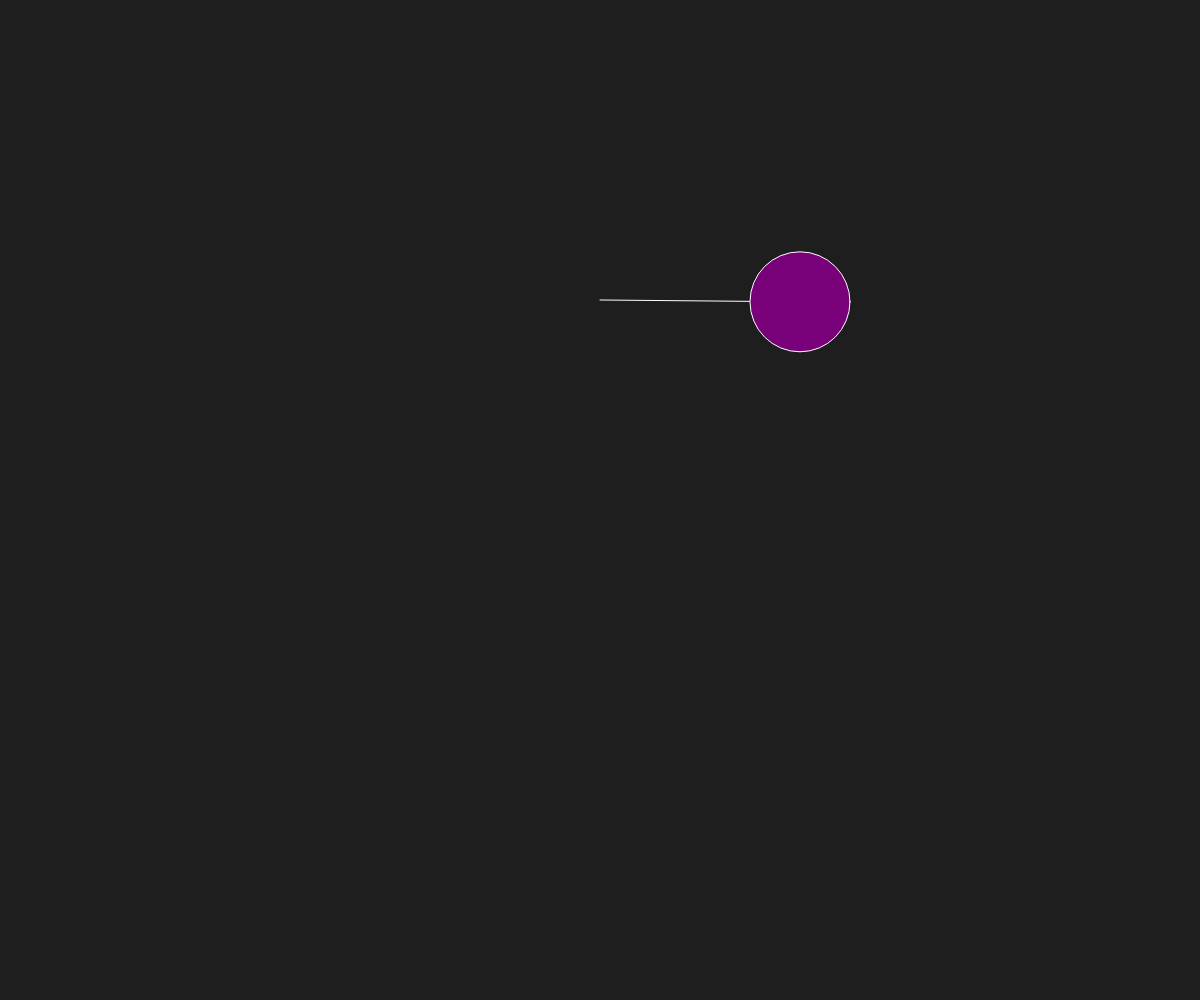
Frame 1 (no input)
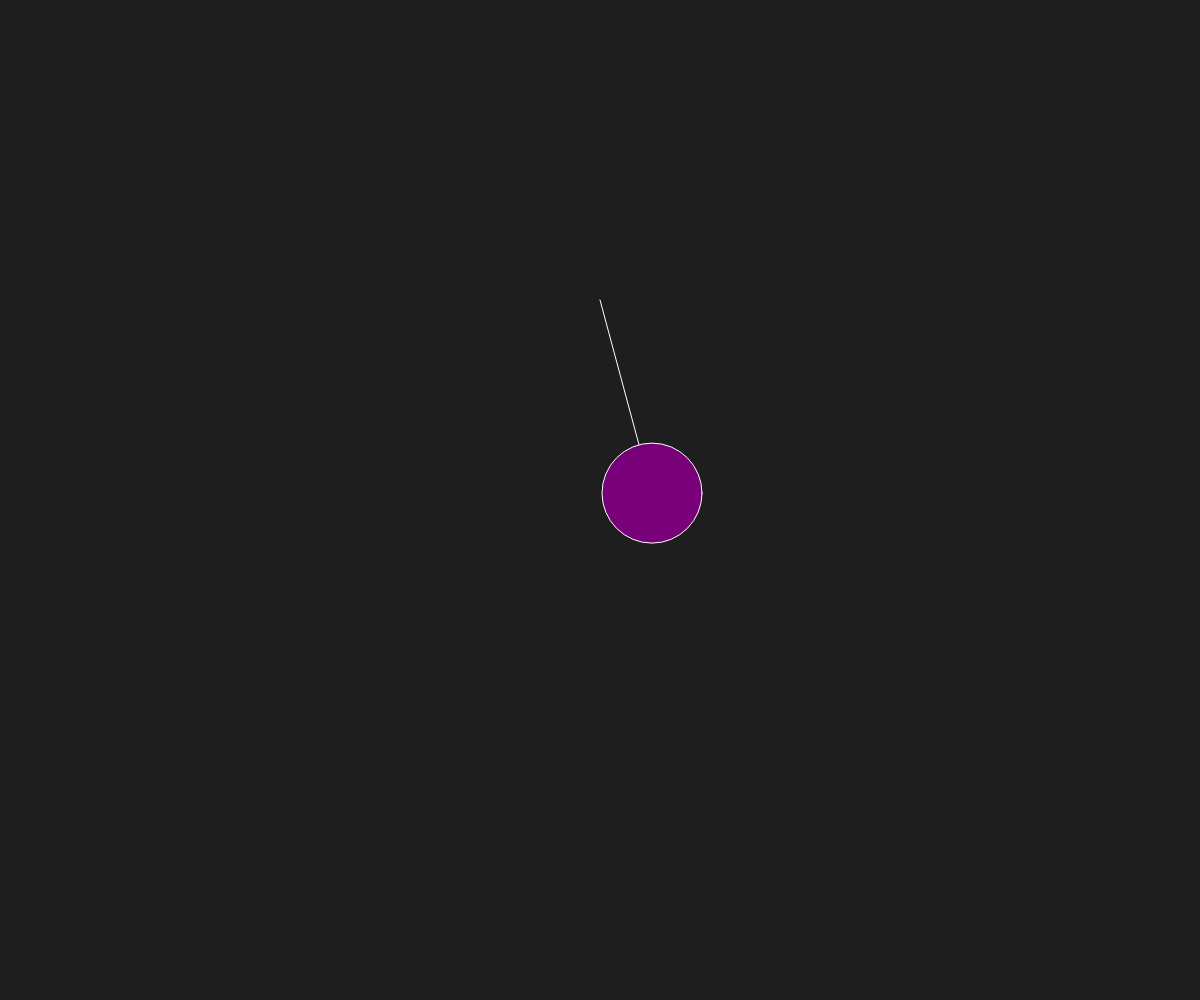
Frame 60 (no input)
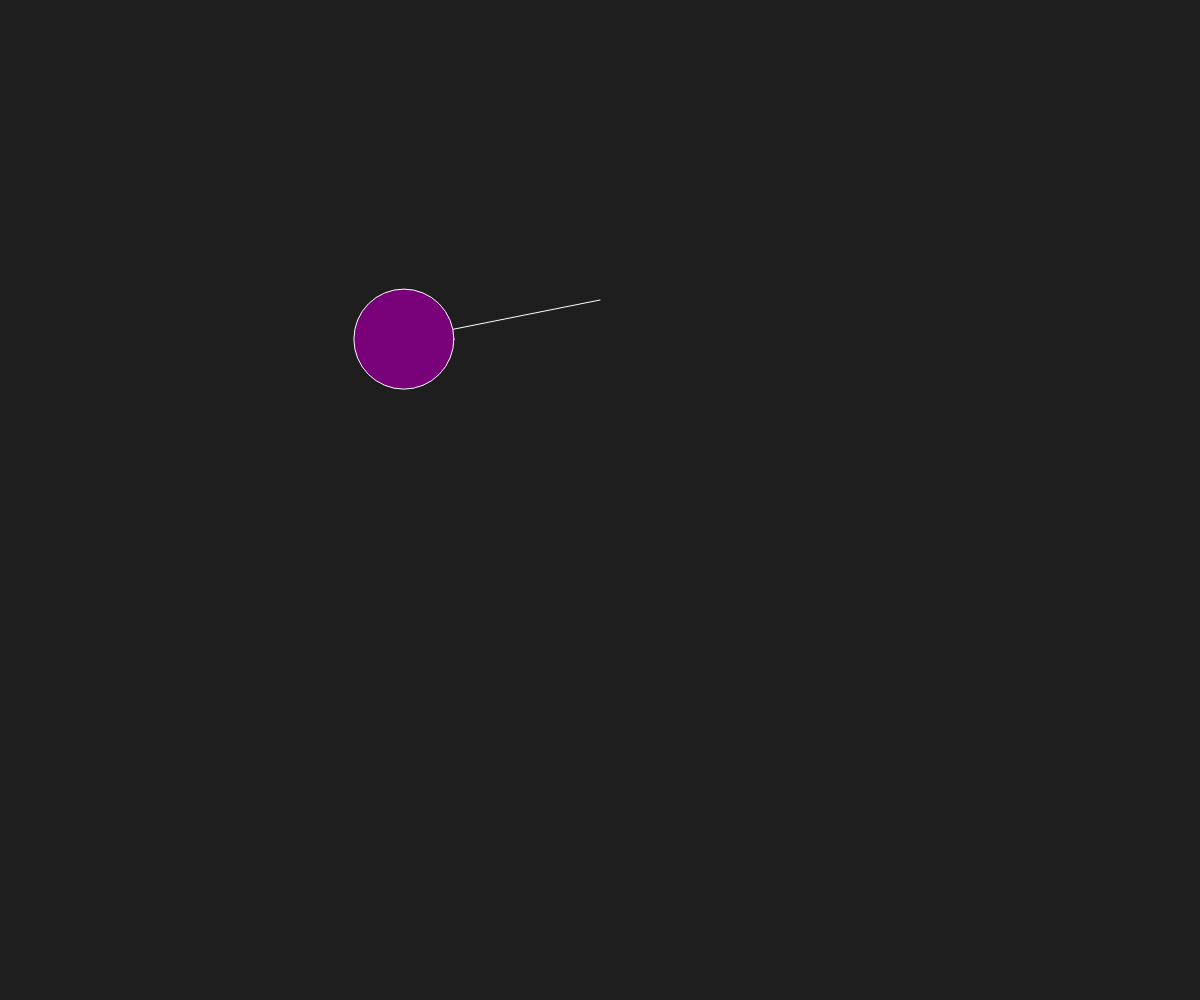
Frame 120 (the mouse pressed at the canvas centre since frame 60)

The p5.js sketch that drew these frames (run headless with seeded random() and noise() and a simulated clock; from frame 60 on, the mouse is pressed at the canvas centre):

// p5.js sketch
// ── sketch.js
const canvasWidth = window.innerWidth
const canvasHeight = window.innerHeight
const waveHeight = 200
let pendulum

function setup() {
  createCanvas(canvasWidth, canvasHeight)
  pendulum = createPendulum()
}

function draw() {
  background(30);
  updatePendulumAngle(pendulum);
  updatePendulumPosition(pendulum);
  drawPendulum(pendulum);
}

const drawLine = (pendulum) => {
    stroke(255)
    line(pendulum.center.x, pendulum.center.y, pendulum.lineStart.x, pendulum.lineStart.y)
}

const drawCircle = (pendulum) => {
  fill(pendulum.color)
  ellipse(pendulum.center.x, pendulum.center.y, pendulum.size)
}

const drawPendulum = (pendulum) => {
    drawLine(pendulum)
    drawCircle(pendulum)
}

const updatePendulumAngle = (pendulum) => {
    pendulum.acceleration = (-1 * pendulum.gravity / pendulum.size) * sin(pendulum.angle)
    pendulum.velocity += pendulum.acceleration
    pendulum.damping -= 0.00001
    pendulum.velocity *= pendulum.damping
    pendulum.angle += pendulum.velocity 
}

const updatePendulumPosition = (pendulum) => {
    pendulum.center.x = sin(pendulum.angle) * pendulum.swingRadius + pendulum.lineStart.x
    pendulum.center.y = cos(pendulum.angle) * pendulum.swingRadius + pendulum.lineStart.y
}

const createPendulum = () => {
    return {
        origin: {x: canvasWidth/2, y: 500},
        center: {x: canvasWidth/2, y: 500},
        lineStart: {x: canvasWidth/2, y: 300},
        size: 100,
        swingRadius: 200,
        color: [120,0,120],
        angle: PI/2,
        gravity: 0.9,
        damping: 0.9995,
        acceleration: 0,
        velocity: 0,
    }
}
